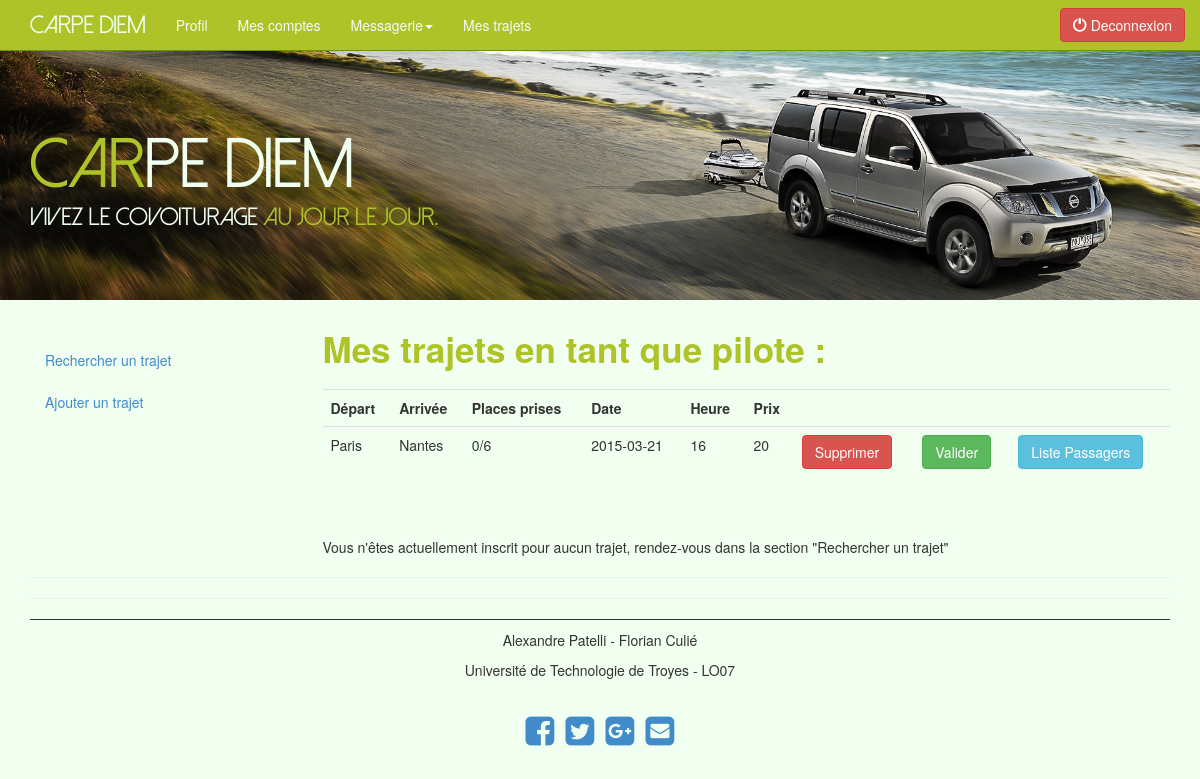
Screenshot of /trajet/mes_trajets.php (signed in) with the database file from the repository.
### tables this page shows
CREATE TABLE `trajet` (
  `id` INT NOT NULL AUTO_INCREMENT,
  `lieu_depart` VARCHAR(45) NOT NULL,
  `lieu_arrivee` VARCHAR(45) NOT NULL,
  `places_max` INT UNSIGNED NOT NULL,
  `places_prises` INT UNSIGNED NOT NULL,
  `date` VARCHAR(45) NOT NULL,
  `pilote_user_id` INT NOT NULL,
  `heure_dep` INT NOT NULL,
  `prix` DECIMAL(5) NOT NULL,
  `effectue` TINYINT(1) NOT NULL,
  PRIMARY KEY (`id`, `pilote_user_id`),
  CONSTRAINT `fk_trajet_pilote1`
    FOREIGN KEY (`pilote_user_id`)
    REFERENCES `pilote` (`pilote_user_id`)
    ON DELETE NO ACTION
    ON UPDATE NO ACTION,
  CONSTRAINT `fk_lieu_dep`
    FOREIGN KEY (`lieu_depart`)
    REFERENCES `ville_depart` (`Ville`)
    ON DELETE NO ACTION
    ON UPDATE NO ACTION,
  CONSTRAINT `fk_lieu_arr`
    FOREIGN KEY (`lieu_arrivee`)
    REFERENCES `ville_arrivee` (`Ville`)
    ON DELETE NO ACTION
    ON UPDATE NO ACTION);

### trajet/mes_trajets.php (the view, shortened to what this page needs)
<?php
$bdd = getBdd();
if ($_SESSION["pilote"]) {
    $rep_nb_trajet_pilote = $bdd->query("SELECT count(pilote_user_id) FROM trajet WHERE pilote_user_id = " . $_SESSION["id"]);
    $nb_trajet_pilote = $rep_nb_trajet_pilote->fetch();
    if ($nb_trajet_pilote[0] == '0') {
        echo "<br><br>Vous n'êtes actuellement inscrit pour aucun trajet en tant que pilote, rendez-vous dans la section \"Ajouter un trajet\"";
    } else {
        echo "<h1>Mes trajets en tant que pilote :</h1> ";
        echo "<p><table class='table table-hover'><tr><th>Départ</th><th>Arrivée</th><th>Places prises</th><th>Date</th><th>Heure</th><th>Prix</th><th></th><th></th><th></th></tr>";
        $reponse = $bdd->query("SELECT * FROM trajet WHERE effectue = FALSE AND pilote_user_id = " . $_SESSION["id"]);
        while ($donnee = $reponse->fetch()) {
            echo"<tr><td>" . $donnee["lieu_depart"] . "</td><td>" . $donnee["lieu_arrivee"] . "</td><td>" . $donnee["places_prises"] . "/" . $donnee["places_max"] . "</td><td>" . $donnee["date"] . "</td><td>" . $donnee["heure_dep"] . "</td><td>" . $donnee["prix"] . "</td>";
            echo '<td><form action="delete_trajet.php" method="post">';
            echo "<button type='submit' name='suppr' class='btn btn-danger' value='" . $donnee["id"] . "'>Supprimer</button></form></td>";
            echo '<td><form action="valide_trajet.php" method="post">';
            echo "<button type='submit' name='valide' class='btn btn-success' value='" . $donnee["id"] . "'>Valider</button></form></td>";
            echo '<td><form action="liste_user_trajet.php" method="post">';
            echo "<button type='submit' name='liste' class='btn btn-info' value='" . $donnee["id"] . "'>Liste Passagers</button></form></td>";
            echo"</tr>";
        }
        echo"</table></p>";
    }
}
$rep_nb_trajet = $bdd->query("SELECT count(user_id) FROM trajet_passager WHERE user_id = " . $_SESSION["id"]);
$nb_trajet = $rep_nb_trajet->fetch();
if ($nb_trajet[0] == '0') {
    echo "<br><br>Vous n'êtes actuellement inscrit pour aucun trajet, rendez-vous dans la section \"Rechercher un trajet\"";
}

### gabarit/css/styles.css (style rules this page uses)
body { padding-top:50px; background-color: honeydew; }
.col-md-9 h1 { color: #AEC327; font-size: 35px; font-weight: bold; margin-bottom: 20px; }
.col-md-9 td, th { padding-top: 5px; padding-bottom: 10px; padding-right: 10px; padding-left: 10px; }

### rows the page displays
trajet: lieu_depart "Paris", lieu_arrivee "Nantes", places_prises "0", places_max "6", date "2015-03-21", heure_dep "16", prix "20", $donnee["id"] 1 (drawn)
